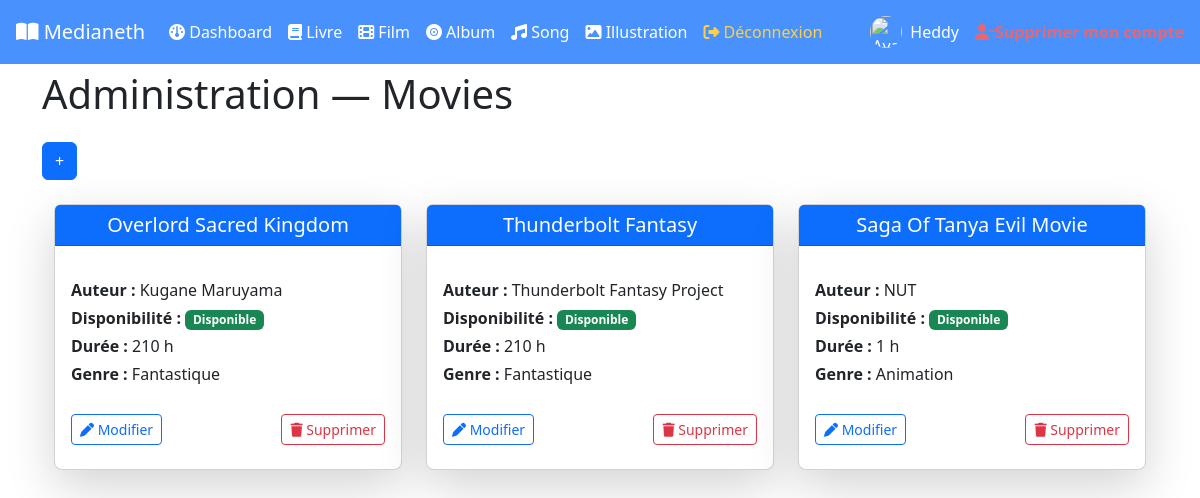
/Movie/adminMovie (signed in), run on the app's committed database.
### tables this page shows
CREATE TABLE `movies` (
  `movie_id` int NOT NULL,
  `title` varchar(100) DEFAULT NULL,
  `author` varchar(100) DEFAULT NULL,
  `disponibility` tinyint(1) DEFAULT NULL,
  `duration` double DEFAULT NULL,
  `genre` enum('Action','Aventure','Comédie','Drame','Horreur','Thriller','Fantastique','ScienceFiction','Fantasy','Policier','Romance','Guerre','Western','Animation','Documentaire','Biopic','Historique') DEFAULT NULL,
  `created_at` datetime NOT NULL DEFAULT CURRENT_TIMESTAMP,
  `updated_at` datetime NOT NULL DEFAULT CURRENT_TIMESTAMP,
  `illustration_id` int DEFAULT NULL
);

### controllers/MovieController.php (called while the page is built, shortened)
<?php
    function adminMovie(){
		$movies = Movie::GetMovie() ;
        require_once('views/movie/read.php') ;
	}

### models/Movie.php (called while the page is built, shortened)
<?php
    class Movie extends Media{
        public static function GetMovie(){
        $connexion = connexionBdd() ;
        $requete = $connexion->prepare("SELECT movie_id, title,author,disponibility,duration,genre,illustrations.link FROM movies INNER JOIN illustrations ON movies.illustration_id = illustrations.illustration_id") ;
        $requete->execute() ;
        $movies = $requete->fetchAll(PDO::FETCH_ASSOC) ;
        return $movies ;
    }
    }

### views/movie/read.php (the view, shortened to what this page needs)
<div class="container">
    <h1 class="mb-4">Administration — Movies</h1>
        <a href="/Medianeth/Movie/addMovie"><button class="btn btn-primary">+</button></a>
    <?php if (count($movies) === 0){ ?>
    <div class="alert alert-secondary text-center">Aucun film trouvé.</div>
    <?php }else{ ?>
    <div class="container my-4">
        <div class="row g-4">
            <?php foreach($movies as $row): ?>
                <div class="col-12 col-md-6 col-lg-4">
                    <div class="card h-100 shadow-lg border-1 rounded-3">
                        <div class="card-header bg-primary text-white text-center py-2">
                            <h5 class="mb-0 text-truncate"><?php echo $row["title"];?></h5>
                        </div>
                        <div class="card-body">
                            <p class="mb-1"><strong>Auteur :</strong> <?php echo $row['author'];?></p>
                            <p class="mb-1">
                                <strong>Disponibilité :</strong>
                                <?php if ($row['disponibility']): ?>
                                    <span class="badge bg-success">Disponible</span>
                                <?php else: ?>
                                    <span class="badge bg-danger">Indisponible</span>
                                <?php endif; ?>
                            </p>
                            <p class="mb-1"><strong>Durée :</strong> <?php echo $row['duration'];?> h</p>
                            <p class="mb-1"><strong>Genre :</strong> <?php echo $row['genre'];?></p>
                        </div>
                        <div class="card-footer bg-transparent border-0 d-flex justify-content-between">
                                <a href="/Medianeth/Movie/updateMovie/<?php echo $row['movie_id'];?>">
                                    <button type="submit" class="btn btn-sm btn-outline-primary">
                                        <i class="fa fa-pen"></i> Modifier
                                    </button>
                                </a>
                            <form action="/Medianeth/Movie/deleteMovie" method="post" class="d-inline">
                                <button type="submit" class="btn btn-sm btn-outline-danger">
                                    <i class="fa fa-trash"></i> Supprimer
                                </button>
                            </form>
                        </div>
                    </div>
                </div>
            <?php endforeach; }?>
        </div>
    </div>
</div>

### data on the page
movies: title "Overlord Sacred Kingdom", author "Kugane Maruyama", disponibility "Disponible", duration "210", genre "Fantastique"
movies: title "Thunderbolt Fantasy", author "Thunderbolt Fantasy Project", disponibility "Disponible", duration "210", genre "Fantastique"
movies: title "Saga Of Tanya Evil Movie", author "NUT", disponibility "Disponible", duration "1", genre "Animation"

### other printed values
$_SESSION['login'] "Heddy"
